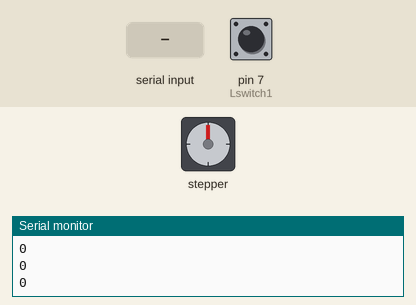
A sketch run on a simulated Arduino Uno, built with avr-gcc and run on an emulated ATmega328P. Parts: stepper motor, the last lines printed to the serial monitor. The test bench sets the inputs (shaded band); at power-on: pin 7 (Lswitch1) LOW. Stepper angles assume 200 steps per turn.

Above: at 1.2 s.
1.3 s: "1\n" received over Serial
At 2.45 s:
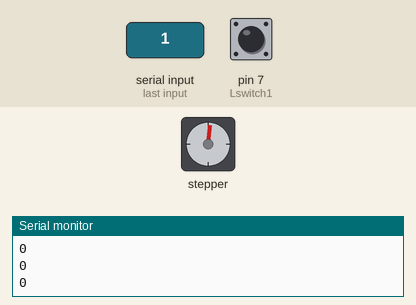
4.3 s: pin 7 (Lswitch1) pulled HIGH for 0.15 s
6.5 s: "90,45\n" received over Serial
At 8.98 s:
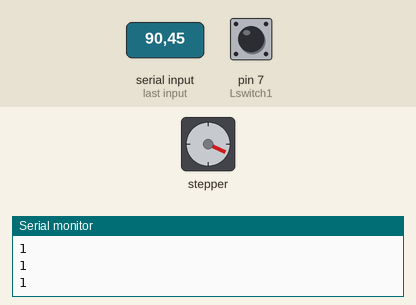
9.5 s: pin 7 (Lswitch1) pulled HIGH for 1 s
At 9.9 s:
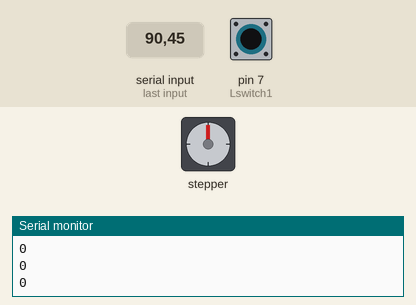
12.0 s: "5\n" received over Serial
At 13.79 s:
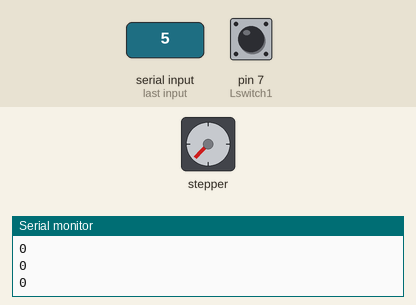
15.0 s: pin 7 (Lswitch1) pulled HIGH for 0.15 s
Timing chart, 0 to 19.1 s (numbered marks = the images above; inputs shaded):
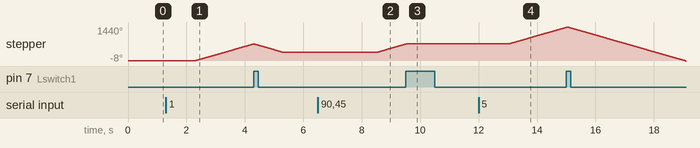

Measured:
- after the input at 1.3 s, stepper: keeps turning clockwise at about 361°/s, starting after 1.0 s
- after the input at 6.5 s, stepper: keeps turning clockwise at about 364°/s, starting after 2.0 s
- after the input at 9.5 s, stepper: goes on until 9.5 s, then stays 720°
- after the input at 12.0 s, stepper: keeps turning clockwise at about 361°/s, starting after 1.0 s

The sketch:

Stepperopencontrol.ino
```cpp
/*Batu Kaan Özen/ Hande Yıldırım Open Loop Control code*/

#include <Stepper.h>

const int stepsPerRevolution = 200;  // change this to fit the number of steps per revolution
// initialize the stepper library on pins 8 through 11:
int cycle;
int cyclestatue=0;
int location = 0;
int Lswitch1 = 7;

Stepper myStepper(stepsPerRevolution, 8, 9, 10, 11);
void setup() {
  // set the speed at 60 rpm:
  myStepper.setSpeed(60);
  pinMode(Lswitch1, INPUT);
  // initialize the serial port:
  Serial.begin(9600);
}

void loop() {
  takeCycleFromSerial();
  Serial.available();
  Serial.println(cycle);
  delay(100);
  Serial.println(cyclestatue);
  //myStepper.step(-Location);
  //Serial.println(i);
  //(delay(500);
  //}
  // step one revolution in the other direction:
  //Serial.println("counterclockwise");
  //myStepper.step(-stepsPerRevolution);
  //delay(500);

}

void takeCycleFromSerial(){
 while (Serial.available() > 0) {
     cycle = Serial.parseInt();
     int blank = Serial.parseInt();
  }
  if ( cyclestatue !=cycle){
    cyclestatue = cycle;
    findlocation();
    boolean entschalter1 = 0;
    while(!entschalter1){
      myStepper.step(+stepsPerRevolution);
      entschalter1 = entSchalter1();
    }
    goToLocation();
  }
}

void findlocation(){
 location = cyclestatue*stepsPerRevolution;
}

void goToLocation(){
  myStepper.step(-location);
}

boolean entSchalter1() {

  if (digitalRead(Lswitch1) == 1) {
    return true;
  }
  else {
    return false;
  }
}
```
